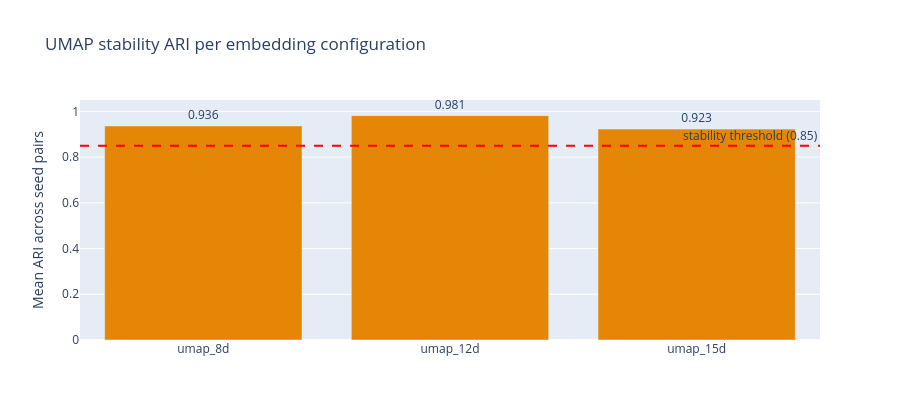

Notebook source saved alongside this figure:
### Code cell
# UMAP stability summary
print("\n── UMAP stability across seeds ──")
stab_rows = []
for config_name, ari in u["stability_scores"].items():
    res = u["umap_results"][config_name]
    stab_rows.append({
        "Config":      config_name,
        "k":           res["best_k"],
        "Silhouette":  res["best_score"],
        "Stability ARI": round(ari, 4),
        "Stable?":     "YES" if ari >= 0.85 else "NO",
    })

stab_df = pd.DataFrame(stab_rows).sort_values("Stability ARI", ascending=False)
display(stab_df)

fig_stab = go.Figure()
colors = [
    px.colors.qualitative.Vivid[0] if s >= 0.85
    else px.colors.qualitative.Vivid[2]
    for s in u["stability_scores"].values()
]
fig_stab.add_trace(go.Bar(
    x=list(u["stability_scores"].keys()),
    y=list(u["stability_scores"].values()),
    marker_color=colors,
    text=[f"{v:.3f}" for v in u["stability_scores"].values()],
    textposition="outside",
))
fig_stab.add_hline(
    y=0.85,
    line_dash="dash", line_color="red",
    annotation_text="stability threshold (0.85)",
    annotation_position="top right",
)
fig_stab.update_layout(
    title="UMAP stability ARI per embedding configuration",
    yaxis_title="Mean ARI across seed pairs",
    yaxis_range=[0, 1.05],
    height=420,
    showlegend=False,
)
fig_stab.show()

### Figure 1 — Plotly figure (JSON) as saved in the notebook; plotly's stock layout.template omitted (floating-point values rounded to 4 significant figures)
{"data": [{"marker": {"color": ["rgb(229, 134, 6)", "rgb(229, 134, 6)", "rgb(229, 134, 6)"]}, "text": ["0.936", "0.981", "0.923"], "textposition": "outside", "type": "bar", "x": ["umap_8d", "umap_12d", "umap_15d"], "y": [0.9364, 0.9814, 0.9227]}], "layout": {"annotations": [{"showarrow": false, "text": "stability threshold (0.85)", "x": 1, "xanchor": "right", "xref": "x domain", "y": 0.85, "yanchor": "bottom", "yref": "y"}], "height": 420, "shapes": [{"line": {"color": "red", "dash": "dash"}, "type": "line", "x0": 0, "x1": 1, "xref": "x domain", "y0": 0.85, "y1": 0.85, "yref": "y"}], "showlegend": false, "title": {"text": "UMAP stability ARI per embedding configuration"}, "yaxis": {"range": [0, 1.05], "title": {"text": "Mean ARI across seed pairs"}}}}
